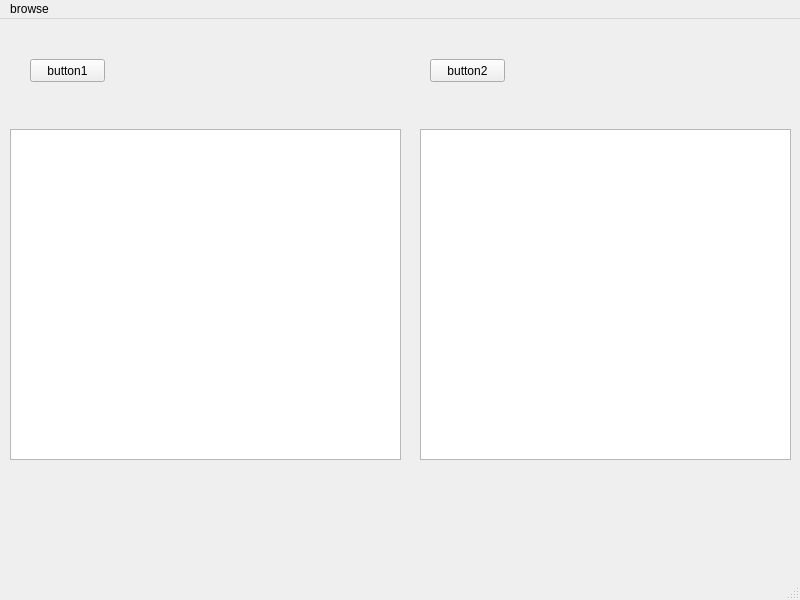
<?xml version="1.0" encoding="UTF-8"?>
<ui version="4.0">
 <class>MainWindow</class>
 <widget class="QMainWindow" name="MainWindow">
  <property name="geometry">
   <rect>
    <x>0</x>
    <y>0</y>
    <width>800</width>
    <height>600</height>
   </rect>
  </property>
  <property name="windowTitle">
   <string>MainWindow</string>
  </property>
  <widget class="QWidget" name="centralwidget">
   <widget class="QPushButton" name="button_1">
    <property name="geometry">
     <rect>
      <x>30</x>
      <y>40</y>
      <width>75</width>
      <height>23</height>
     </rect>
    </property>
    <property name="text">
     <string>button1</string>
    </property>
   </widget>
   <widget class="QGraphicsView" name="graphicsView">
    <property name="geometry">
     <rect>
      <x>10</x>
      <y>110</y>
      <width>391</width>
      <height>331</height>
     </rect>
    </property>
   </widget>
   <widget class="QGraphicsView" name="graphicsView_2">
    <property name="geometry">
     <rect>
      <x>420</x>
      <y>110</y>
      <width>371</width>
      <height>331</height>
     </rect>
    </property>
   </widget>
   <widget class="QPushButton" name="button_2">
    <property name="geometry">
     <rect>
      <x>430</x>
      <y>40</y>
      <width>75</width>
      <height>23</height>
     </rect>
    </property>
    <property name="text">
     <string>button2</string>
    </property>
   </widget>
  </widget>
  <widget class="QMenuBar" name="menubar">
   <property name="geometry">
    <rect>
     <x>0</x>
     <y>0</y>
     <width>800</width>
     <height>21</height>
    </rect>
   </property>
   <widget class="QMenu" name="menubrowse">
    <property name="title">
     <string>browse</string>
    </property>
    <addaction name="actionsong"/>
    <addaction name="actionsong2"/>
   </widget>
   <addaction name="menubrowse"/>
  </widget>
  <widget class="QStatusBar" name="statusbar"/>
  <action name="actionsong">
   <property name="text">
    <string>song1</string>
   </property>
  </action>
  <action name="actionsong2">
   <property name="text">
    <string>song2</string>
   </property>
  </action>
 </widget>
 <resources/>
 <connections/>
</ui>
